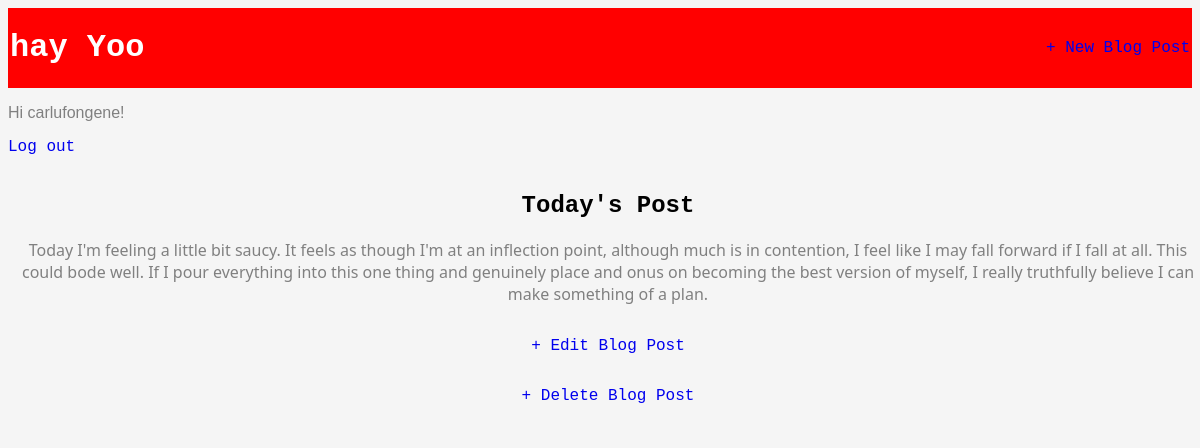
Screenshot of /post/3/ (signed in) with the database file from the repository.
### blog/models.py (models this page shows, shortened)
class Post(models.Model):
    title = models.CharField(max_length=200)
    author = models.ForeignKey(
    'auth.User',
    on_delete=models.CASCADE,
    )
    body = models.TextField(default="Enter Text Here")
    created_date = timezone.localtime(timezone.now())
    published_date = models.DateTimeField(auto_now_add=True,blank=True, null=True)

### blog/views.py (the view)
# urls.py: path('post/<int:pk>/', BlogDetailView.as_view(), name='post_detail'),
class BlogDetailView(DetailView): # new
    model = Post
    template_name = 'post_detail.html'

### templates/post_detail.html
{% extends 'base.html' %}
{% block content %}
<div class="post-entry">
<h2>{{ post.title }}</h2>
<p>{{ post.body }}</p>
</div>
<p><a href="{% url 'post_edit' post.pk %}">+ Edit Blog Post</a></p>
<p><a href="{% url 'post_delete' post.pk %}">+ Delete Blog Post</a></p>
{% endblock content %}

### templates/base.html (shortened to what this page needs)
{% load static %}
<html>
<head>
<link href="{% static 'css/base.css' %}" rel="stylesheet">
</head>
<body>
<header>
    <div class="nav-left">
    <h1><a href="{% url 'home' %}">hay Yoo </a></h1>
    </div>
<div class="nav-right">
<a href="{% url 'post_new' %}">+ New Blog Post</a>
</div>
</header>
{% if user.is_authenticated %}
<p>Hi {{ user.username }}!</p>
<p><a href="{% url 'logout' %}">Log out</a></p>
{% else %}
<p>You are not logged in.</p>
<a href="{% url 'login' %}">Log In</a>
{% endif %}
<div class="content">
{% block content %}
{% endblock content %}
</div>
</body>
</html>
</html>

### static/css/base.css (style rules this page uses)
* { background-color: whitesmoke; }
header { display: flex; flex-direction: row; justify-content: space-between; background-color: red; }
.content { display: flex; width: 100vw; justify-content: center; align-items: center; text-align: center; flex-direction: column; }
body { align-items: center; }
.nav-left { background-color: red; }
.nav-right { display: flex; justify-content: center; align-items: center; background-color: red; }
.nav-right a { background-color: red; border: 2px solid transparent; }
h2 { font-family: 'Courier New', Courier, monospace; }
header h1 a { background-color: red; border: 2px solid transparent; color: white; }
a { font-family: 'Courier New', Courier, monospace; text-decoration: none; outline: none; }
p { font-family: 'Gill Sans', 'Gill Sans MT', Calibri, 'Trebuchet MS', sans-serif; color: gray }
.post-entry p { font-family: 'Segoe UI', Tahoma, Geneva, Verdana, sans-serif; }

### rows the page displays
Post: title "Today's Post", body "Today I'm feeling a little bit saucy. It feels as though I'm at an inflection point, although much is in contention, I feel like I may fall forward if I fall at all. This could bode well. If I pour everything into this one thing and genuinely place and onus on becoming the best version of myself, I really truthfully believe I can make something of a plan."

### other values shown
{{ user.username }} "carlufongene"
